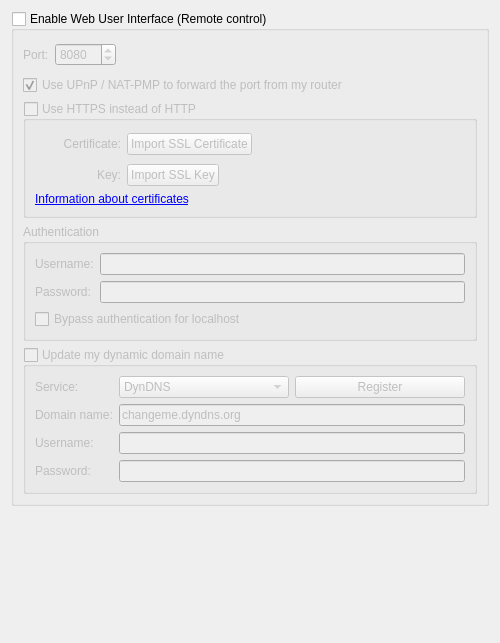
          <widget class="QWidget" name="scrollAreaWidgetContents_7">
           <property name="geometry">
            <rect>
             <x>0</x>
             <y>0</y>
             <width>500</width>
             <height>643</height>
            </rect>
           </property>
           <layout class="QVBoxLayout" name="verticalLayout_23">
            <item>
             <widget class="QGroupBox" name="checkWebUi">
              <property name="title">
               <string>Enable Web User Interface (Remote control)</string>
              </property>
              <property name="checkable">
               <bool>true</bool>
              </property>
              <property name="checked">
               <bool>false</bool>
              </property>
              <layout class="QVBoxLayout" name="verticalLayout_2">
               <item>
                <layout class="QHBoxLayout" name="horizontalLayout_2">
                 <item>
                  <widget class="QLabel" name="lblWebUiPort">
                   <property name="text">
                    <string>Port:</string>
                   </property>
                  </widget>
                 </item>
                 <item>
                  <widget class="QSpinBox" name="spinWebUiPort">
                   <property name="minimum">
                    <number>1</number>
                   </property>
                   <property name="maximum">
                    <number>65535</number>
                   </property>
                   <property name="value">
                    <number>8080</number>
                   </property>
                  </widget>
                 </item>
                 <item>
                  <spacer>
                   <property name="orientation">
                    <enum>Qt::Horizontal</enum>
                   </property>
                   <property name="sizeHint" stdset="0">
                    <size>
                     <width>21</width>
                     <height>29</height>
                    </size>
                   </property>
                  </spacer>
                 </item>
                </layout>
               </item>
               <item>
                <widget class="QCheckBox" name="checkWebUIUPnP">
                 <property name="text">
                  <string>Use UPnP / NAT-PMP to forward the port from my router</string>
                 </property>
                 <property name="checked">
                  <bool>true</bool>
                 </property>
                </widget>
               </item>
               <item>
                <widget class="QGroupBox" name="checkWebUiHttps">
                 <property name="title">
                  <string>Use HTTPS instead of HTTP</string>
                 </property>
                 <property name="checkable">
                  <bool>true</bool>
                 </property>
                 <property name="checked">
                  <bool>false</bool>
                 </property>
                 <layout class="QGridLayout" name="gridLayout_11">
                  <item row="0" column="0">
                   <widget class="QLabel" name="lblSslCertStatus">
                    <property name="minimumSize">
                     <size>
                      <width>22</width>
                      <height>22</height>
                     </size>
                    </property>
                    <property name="maximumSize">
                     <size>
                      <width>22</width>
                      <height>22</height>
                     </size>
                    </property>
                    <property name="text">
                     <string/>
                    </property>
                   </widget>
                  </item>
                  <item row="0" column="1">
                   <widget class="QLabel" name="lblWebUiCrt">
                    <property name="text">
                     <string>Certificate:</string>
                    </property>
                    <property name="alignment">
                     <set>Qt::AlignRight|Qt::AlignTrailing|Qt::AlignVCenter</set>
                    </property>
                   </widget>
                  </item>
                  <item row="0" column="2">
                   <layout class="QHBoxLayout" name="horizontalLayout_4">
                    <item>
                     <widget class="QPushButton" name="btnWebUiCrt">
                      <property name="text">
                       <string>Import SSL Certificate</string>
                      </property>
                     </widget>
                    </item>
                    <item>
                     <spacer name="horizontalSpacer_12">
                      <property name="orientation">
                       <enum>Qt::Horizontal</enum>
                      </property>
                      <property name="sizeHint" stdset="0">
                       <size>
                        <width>138</width>
                        <height>28</height>
                       </size>
                      </property>
                     </spacer>
                    </item>
                   </layout>
                  </item>
                  <item row="1" column="0">
                   <widget class="QLabel" name="lblSslKeyStatus">
                    <property name="minimumSize">
                     <size>
                      <width>22</width>
                      <height>22</height>
                     </size>
                    </property>
                    <property name="maximumSize">
                     <size>
                      <width>22</width>
                      <height>22</height>
                     </size>
                    </property>
                    <property name="text">
                     <string/>
                    </property>
                   </widget>
                  </item>
                  <item row="1" column="1">
                   <widget class="QLabel" name="lblWebUiKey">
                    <property name="text">
                     <string>Key:</string>
                    </property>
                    <property name="alignment">
                     <set>Qt::AlignRight|Qt::AlignTrailing|Qt::AlignVCenter</set>
                    </property>
                   </widget>
                  </item>
                  <item row="1" column="2">
                   <layout class="QHBoxLayout" name="horizontalLayout_5">
                    <item>
                     <widget class="QPushButton" name="btnWebUiKey">
                      <property name="text">
                       <string>Import SSL Key</string>
                      </property>
                     </widget>
                    </item>
                    <item>
                     <spacer name="horizontalSpacer_13">
                      <property name="orientation">
                       <enum>Qt::Horizontal</enum>
                      </property>
                      <property name="sizeHint" stdset="0">
                       <size>
                        <width>40</width>
                        <height>20</height>
                       </size>
                      </property>
                     </spacer>
                    </item>
                   </layout>
                  </item>
                  <item row="2" column="0" colspan="3">
                   <widget class="QLabel" name="lblWebUIInfo">
                    <property name="text">
                     <string>&lt;a href=https://httpd.apache.org/docs/current/ssl/ssl_faq.html#aboutcerts&gt;Information about certificates&lt;/a&gt;</string>
                    </property>
                    <property name="openExternalLinks">
                     <bool>true</bool>
                    </property>
                   </widget>
                  </item>
                 </layout>
                </widget>
               </item>
               <item>
                <widget class="QGroupBox" name="groupWebUiAuth">
                 <property name="title">
                  <string>Authentication</string>
                 </property>
                 <layout class="QGridLayout" name="gridLayout_10">
                  <item row="0" column="1" rowspan="3">
                   <widget class="QLineEdit" name="textWebUiUsername">
                    <property name="text">
                     <string/>
                    </property>
                    <property name="maxLength">
                     <number>1000</number>
                    </property>
                    <property name="echoMode">
                     <enum>QLineEdit::Normal</enum>
                    </property>
                   </widget>
                  </item>
                  <item row="3" column="1">
                   <widget class="QLineEdit" name="textWebUiPassword">
                    <property name="text">
                     <string/>
                    </property>
                    <property name="maxLength">
                     <number>1000</number>
                    </property>
                    <property name="echoMode">
                     <enum>QLineEdit::Password</enum>
                    </property>
                   </widget>
                  </item>
                  <item row="4" column="0" colspan="2">
                   <widget class="QCheckBox" name="checkBypassLocalAuth">
                    <property name="text">
                     <string>Bypass authentication for localhost</string>
                    </property>
                   </widget>
                  </item>
                  <item row="0" column="0" rowspan="3">
                   <widget class="QLabel" name="lblWebUiUsername">
                    <property name="text">
                     <string>Username:</string>
                    </property>
                   </widget>
                  </item>
                  <item row="3" column="0">
                   <widget class="QLabel" name="lblWebUiPassword">
                    <property name="text">
                     <string>Password:</string>
                    </property>
                   </widget>
                  </item>
                 </layout>
                </widget>
               </item>
               <item>
                <widget class="QGroupBox" name="checkDynDNS">
                 <property name="title">
                  <string>Update my dynamic domain name</string>
                 </property>
                 <property name="checkable">
                  <bool>true</bool>
                 </property>
                 <property name="checked">
                  <bool>false</bool>
                 </property>
                 <layout class="QFormLayout" name="formLayout_5">
                  <item row="0" column="0">
                   <widget class="QLabel" name="label_19">
                    <property name="text">
                     <string>Service:</string>
                    </property>
                   </widget>
                  </item>
                  <item row="0" column="1">
                   <layout class="QHBoxLayout" name="horizontalLayout_3">
                    <item>
                     <widget class="QComboBox" name="comboDNSService">
                      <item>
                       <property name="text">
                        <string notr="true">DynDNS</string>
                       </property>
                      </item>
                      <item>
                       <property name="text">
                        <string notr="true">No-IP</string>
                       </property>
                      </item>
                     </widget>
                    </item>
                    <item>
                     <widget class="QPushButton" name="registerDNSBtn">
                      <property name="text">
                       <string>Register</string>
                      </property>
                     </widget>
                    </item>
                   </layout>
                  </item>
                  <item row="1" column="0">
                   <widget class="QLabel" name="label_20">
                    <property name="text">
                     <string>Domain name:</string>
                    </property>
                   </widget>
                  </item>
                  <item row="1" column="1">
                   <widget class="QLineEdit" name="domainNameTxt">
                    <property name="text">
                     <string notr="true">changeme.dyndns.org</string>
                    </property>
                   </widget>
                  </item>
                  <item row="2" column="0">
                   <widget class="QLabel" name="label_21">
                    <property name="text">
                     <string>Username:</string>
                    </property>
                   </widget>
                  </item>
                  <item row="2" column="1">
                   <widget class="QLineEdit" name="DNSUsernameTxt">
                    <property name="maxLength">
                     <number>50</number>
                    </property>
                   </widget>
                  </item>
                  <item row="3" column="0">
                   <widget class="QLabel" name="label_22">
                    <property name="text">
                     <string>Password:</string>
                    </property>
                   </widget>
                  </item>
                  <item row="3" column="1">
                   <widget class="QLineEdit" name="DNSPasswordTxt">
                    <property name="maxLength">
                     <number>50</number>
                    </property>
                    <property name="echoMode">
                     <enum>QLineEdit::Password</enum>
                    </property>
                   </widget>
                  </item>
                 </layout>
                </widget>
               </item>
              </layout>
             </widget>
            </item>
            <item>
             <spacer name="verticalSpacer">
              <property name="orientation">
               <enum>Qt::Vertical</enum>
              </property>
              <property name="sizeHint" stdset="0">
               <size>
                <width>20</width>
                <height>40</height>
               </size>
              </property>
             </spacer>
            </item>
           </layout>
          </widget>
